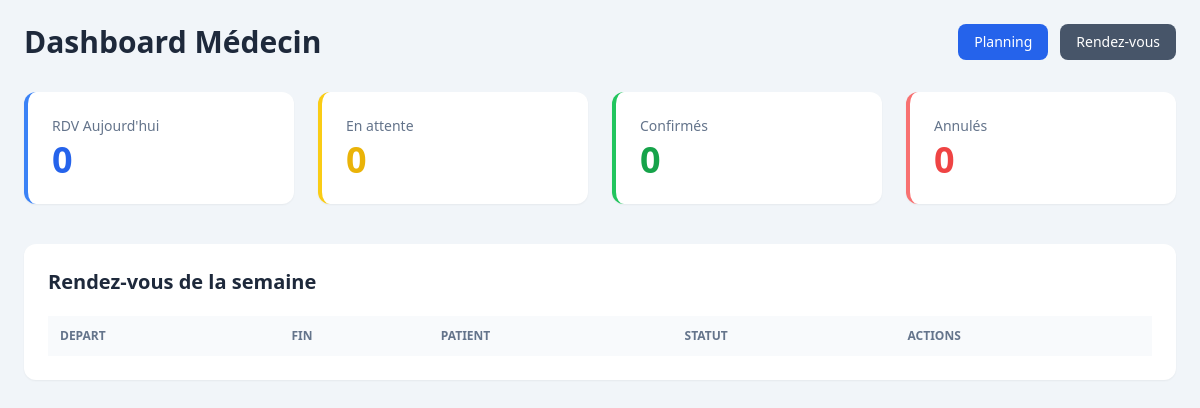
The app's page /templates/medecin/dashboard.php, older data.
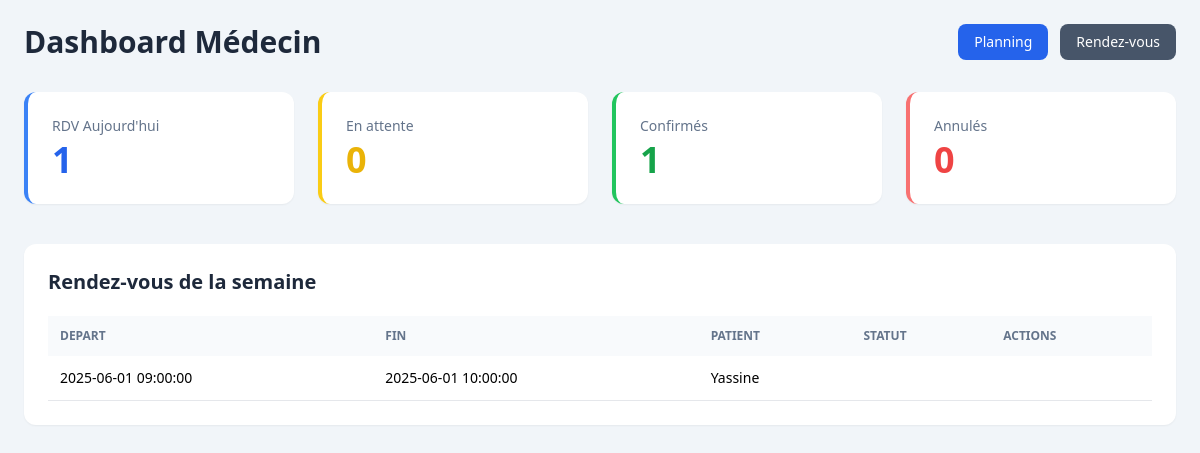
The same page, newer data.
### tables this page shows
CREATE TABLE rendezvous (
    id INT AUTO_INCREMENT PRIMARY KEY,
    statut VARCHAR(50) DEFAULT 'en_attente',
    dateCreation DATETIME DEFAULT CURRENT_TIMESTAMP,
    patient_id INT NOT NULL,
    disponibilite_id INT NOT NULL,
    FOREIGN KEY (patient_id) REFERENCES patient(id_patient),
    FOREIGN KEY (disponibilite_id) REFERENCES disponibilite(id)
);

CREATE TABLE disponibilite (
    id INT AUTO_INCREMENT PRIMARY KEY,
    date_debut DATETIME NOT NULL,
    date_fin DATETIME NOT NULL,
    disponible BOOLEAN DEFAULT TRUE,
    id_medcin INT NOT NULL,
    FOREIGN KEY (id_medcin) REFERENCES doctor(id_doctor)
);

CREATE TABLE user (
    id INT AUTO_INCREMENT PRIMARY KEY,
    nom VARCHAR(100) NOT NULL,
    email VARCHAR(150) NOT NULL UNIQUE,
    role_id INT NOT NULL,
    FOREIGN KEY (role_id) REFERENCES role(id_role)
);

### templates/medecin/dashboard.php (the view, shortened to what this page needs)
<?php
require_once __DIR__ . '/../../config/database.php';
$id_medcin = $_SESSION['id_medcin'] ?? 1;
$stmt = $pdo->prepare("
    SELECT COUNT(*) as total
    FROM rendezvous
    JOIN disponibilite  ON rendezvous.disponibilite_id = disponibilite.id
    WHERE disponibilite.id_medcin = ?
");
$stmt->execute([$id_medcin]);
$rdv_today = $stmt->fetch()['total'];
$stmt = $pdo->prepare("
    SELECT COUNT(*) as total
    FROM rendezvous
    JOIN disponibilite ON rendezvous.disponibilite_id = disponibilite.id
    WHERE disponibilite.id_medcin = ?  AND rendezvous.statut = 'en_attente'
");
$stmt->execute([$id_medcin]);
$en_attente = $stmt->fetch()['total'];
$stmt = $pdo->prepare("
 SELECT COUNT(*) as total
    FROM rendezvous
    JOIN disponibilite ON rendezvous.disponibilite_id = disponibilite.id
    WHERE disponibilite.id_medcin = ?  AND rendezvous.statut = 'confirme'
");
$stmt->execute([$id_medcin]);
$confirme = $stmt->fetch()['total'];
$stmt = $pdo->prepare("
 SELECT COUNT(*) as total
    FROM rendezvous
    JOIN disponibilite ON rendezvous.disponibilite_id = disponibilite.id
    WHERE disponibilite.id_medcin = ?  AND rendezvous.statut = 'annule'
");
$stmt->execute([$id_medcin]);
$annule = $stmt->fetch()['total'];
$stmt = $pdo->prepare("
 SELECT * FROM rendezvous
JOIN patient  ON rendezvous.patient_id = patient.id_patient
JOIN user  ON patient.user_id = user.id
JOIN disponibilite  ON rendezvous.disponibilite_id = disponibilite.id
WHERE disponibilite.id_medcin = ?
");
$stmt->execute([$id_medcin]);
$rdv = $stmt->fetchAll(PDO::FETCH_ASSOC);
?>
<!DOCTYPE html>
<html lang="fr">
<head>
    <script src="https://cdn.tailwindcss.com"></script>
</head>
<body class="bg-slate-100 min-h-screen">
<div class="max-w-7xl mx-auto p-6">
    <div class="flex items-center justify-between mb-8">
        <h1 class="text-3xl font-bold text-slate-800"> Dashboard Médecin</h1>
        <div class="flex gap-3">
            <a href="planning.php"
               class="bg-blue-600 text-white px-4 py-2 rounded-lg hover:bg-blue-700 transition text-sm">
                Planning
            </a>
            <a href="rendez-vous.php"
               class="bg-slate-600 text-white px-4 py-2 rounded-lg hover:bg-slate-700 transition text-sm">
                Rendez-vous
            </a>
        </div>
    </div>
    <div class="grid grid-cols-2 md:grid-cols-4 gap-6 mb-10">
        <div class="bg-white p-6 rounded-xl shadow-sm border-l-4 border-blue-500">
            <p class="text-sm text-slate-500 mb-1">RDV Aujourd'hui</p>
            <h2 class="text-4xl font-bold text-blue-600"><?= $rdv_today ?></h2>
        </div>
        <div class="bg-white p-6 rounded-xl shadow-sm border-l-4 border-yellow-400">
            <p class="text-sm text-slate-500 mb-1">En attente</p>
            <h2 class="text-4xl font-bold text-yellow-500"><?= $en_attente ?></h2>
        </div>
        <div class="bg-white p-6 rounded-xl shadow-sm border-l-4 border-green-500">
            <p class="text-sm text-slate-500 mb-1">Confirmés</p>
            <h2 class="text-4xl font-bold text-green-600"><?= $confirme ?></h2>
        </div>
        <div class="bg-white p-6 rounded-xl shadow-sm border-l-4 border-red-400">
            <p class="text-sm text-slate-500 mb-1">Annulés</p>
            <h2 class="text-4xl font-bold text-red-500"><?= $annule ?></h2>
        </div>
    </div>
    <div class="bg-white p-6 rounded-xl shadow-sm">
        <h2 class="text-xl font-bold mb-5 text-slate-800">Rendez-vous de la semaine</h2>
        <table class="w-full text-sm">
            <thead>
                <tr class="bg-slate-50 text-slate-500 uppercase text-xs">
                    <th class="text-left p-3">depart </th>
                    <th class="text-left p-3">fin</th>
                    <th class="text-left p-3">Patient</th>
                    <th class="text-left p-3">Statut</th>
                    <th class="text-left p-3">Actions</th>
                </tr>
            </thead>
  <tbody>
<?php foreach($rdv as $elemnt){ ?>
<tr class="border-b">
    <td class="p-3"><?= $elemnt['date_debut'] ?></td>
    <td class="p-3"> <?= $elemnt['date_fin'] ?></td>
    <td class="p-3"> <?= $elemnt['nom'] ?> </td>
  <td class="p-3">
 </td>
    <td class="p-3">
    </td>
</tr>
<?php } ?>
</tbody>
</html>

Row changes from the older to the newer data that the page shows:
now on this page (row edited): rendezvous: disponibilite.date_debut "2025-06-01 09:00:00", disponibilite.date_fin "2025-06-01 10:00:00", user.nom "Yassine"
Text that changed along with them:
$rdv_today: "0" → "1"
$confirme: "0" → "1"
